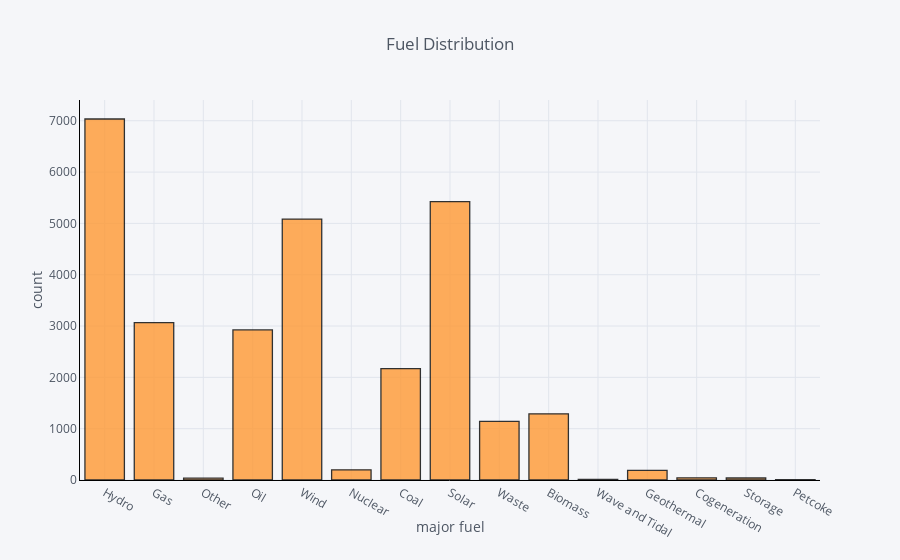

Notebook cell for this chart:
### Code cell
df['fuel1'].iplot(
    kind='hist',
    #bins=30,
    xTitle='major fuel',
    linecolor='black',
    yTitle='count',
    title='Fuel Distribution')

### Figure 1 — Plotly figure (JSON) as saved in the notebook; plotly's stock layout.template omitted (floating-point values rounded to 4 significant figures; data arrays with more than 128 entries replaced by an {"elided": "..."} marker saying what was removed)
{"data": [{"histfunc": "count", "histnorm": "", "marker": {"color": "rgba(255, 153, 51, 1.0)", "line": {"color": "#000000", "width": 1.3}}, "name": "fuel1", "opacity": 0.8, "orientation": "v", "type": "histogram", "uid": "b79498fe-b0fb-4fd0-ae20-f066f604a096", "x": {"elided": "28664 str values"}}], "layout": {"barmode": "overlay", "legend": {"bgcolor": "#F5F6F9", "font": {"color": "#4D5663"}}, "paper_bgcolor": "#F5F6F9", "plot_bgcolor": "#F5F6F9", "title": {"font": {"color": "#4D5663"}, "text": "Fuel Distribution"}, "xaxis": {"gridcolor": "#E1E5ED", "linecolor": "black", "showgrid": true, "tickfont": {"color": "#4D5663"}, "title": {"font": {"color": "#4D5663"}, "text": "major fuel"}, "zerolinecolor": "#E1E5ED"}, "yaxis": {"gridcolor": "#E1E5ED", "linecolor": "black", "showgrid": true, "tickfont": {"color": "#4D5663"}, "title": {"font": {"color": "#4D5663"}, "text": "count"}, "zerolinecolor": "#E1E5ED"}}}
